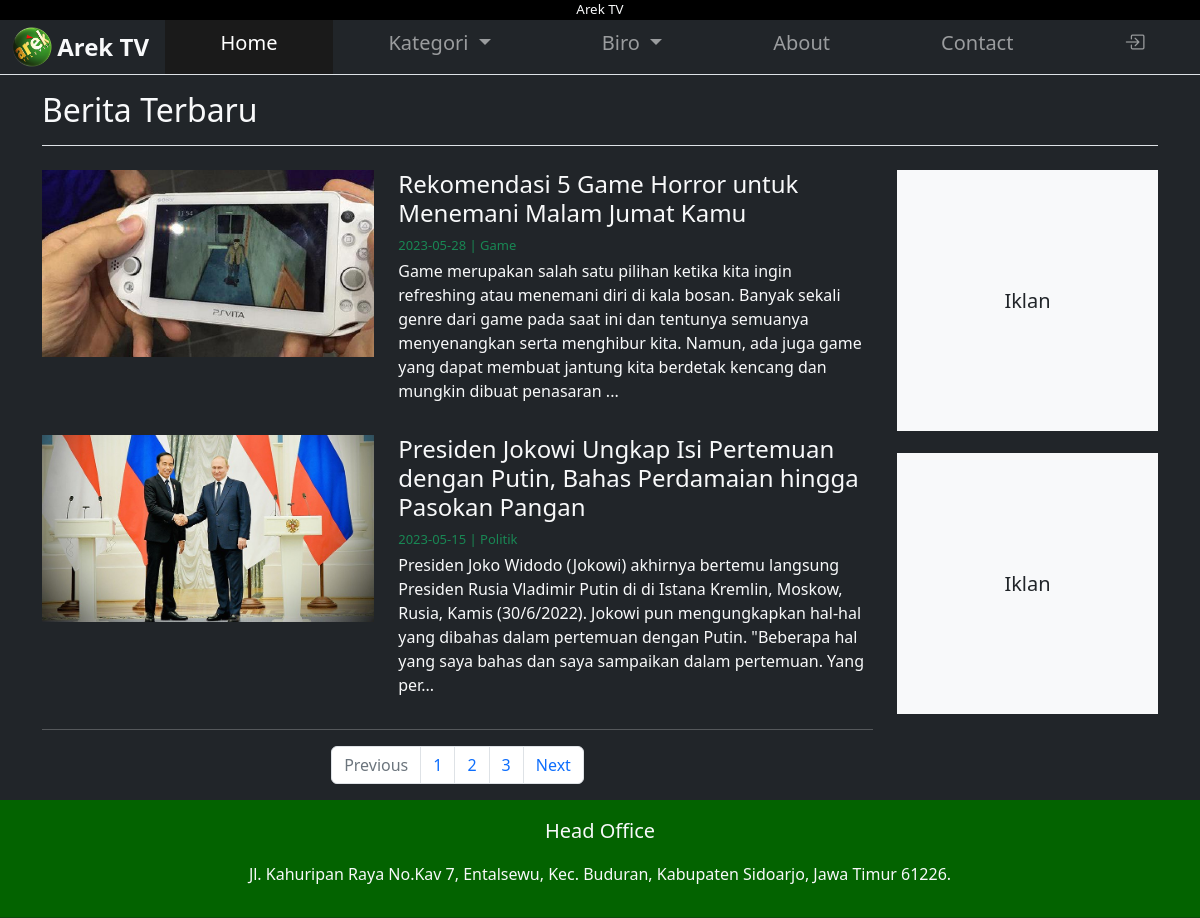
The app's page /index.php/home/berita with its own data.
### tables this page shows
CREATE TABLE `berita` (
  `id_berita` int(20) NOT NULL,
  `judul_berita` text DEFAULT NULL,
  `slug_berita` varchar(255) NOT NULL,
  `id_kategori` int(20) DEFAULT NULL,
  `reporter` varchar(225) DEFAULT NULL,
  `tgl` date NOT NULL,
  `gambar` varchar(225) DEFAULT NULL,
  `sumber_gambar` varchar(225) DEFAULT NULL,
  `keterangan` text DEFAULT NULL
);

CREATE TABLE `kategori` (
  `id_kategori` int(20) NOT NULL,
  `nama_kategori` varchar(255) DEFAULT NULL
);

### application/views/frontend/layouts/_content.php (called while the page is built)
<?php
if($isi){
    $this->load->view($isi);
}

### application/views/frontend/layouts/app.php (called while the page is built)
<?php
require_once('_header.php');
require_once('_navbar.php');
require_once('_content.php');
require_once('_footer.php');

### application/controllers/home.php (called while the page is built, shortened)
<?php
class Home extends CI_Controller {
	public function __construct()
    {
        $this->load->model('m_home');
    }
	public function berita()
	{
		$this->load->library('pagination');
		$config['base_url'] = base_url('home/berita');
		$config['total_rows'] = count($this->M_home->total_berita());
		$config['per_page'] = 8;
		$config['uri_segmen'] =3;
		$limit= $config['per_page'];
		$start= ($this->uri->segment(3))? ($$this->uri->segment(3)): 0;
		$config['first_link'] = 'first';
		$config['last_link'] = 'last';
		$config['next_link'] = 'next';
		$config['prev_link'] = 'prev';
		$config['full_tag_open'] = '<div class="pagination d-flex justify-content-center align-items-center">';
		$config['num_tag_open'] ='<li>';
		$config['num_tag_close'] = '</li>';
		$config['cur_tag_open'] = '<li class="active"><a>';
		$config['cur_tag_close'] = '</a></li>';
		$config['next_tag_open'] = '<li>';
		$config['next_tag_close'] = '</li>';
		$config['prev_tag_open'] = '<li>';
		$config['prev_tag_close'] = '</li>';
		$config['first_tag_open'] = '<li>';
		$config['first_tag_close'] = '</li>';
		$config['last_tag_open'] = '<li>';
		$config['last_tag_close'] = '</li>';
		$config['full_tag_close'] = '</div>';
		$this->pagination->initialize($config);
		$data = array(
			'pagination' => $this->pagination->create_links(),
			'berita'	=> $this->m_home->berita($limit,$start),
			'title' => 'Berita',
			'isi'   => 'frontend/berita'
		);
		$this->load->view('frontend/layouts/app',$data,false);
	}
}

### index.php (called while the page is built, shortened)
<?php
require_once BASEPATH.'core/CodeIgniter.php';

### application/config/config.php (called while the page is built, shortened)
<?php
$config['base_url'] = 'http://localhost/AREKTV/';
$config['index_page'] = '';
$config['uri_protocol']	= 'REQUEST_URI';
$config['url_suffix'] = '';
$config['language']	= 'english';
$config['charset'] = 'UTF-8';
$config['enable_hooks'] = FALSE;
$config['subclass_prefix'] = 'MY_';
$config['composer_autoload'] = FALSE;
$config['permitted_uri_chars'] = 'a-z 0-9~%.:_\-';
$config['enable_query_strings'] = FALSE;
$config['controller_trigger'] = 'c';
$config['function_trigger'] = 'm';
$config['directory_trigger'] = 'd';
$config['allow_get_array'] = TRUE;
$config['log_threshold'] = 0;
$config['log_path'] = '';
$config['log_file_extension'] = '';
$config['log_file_permissions'] = 0644;
$config['log_date_format'] = 'Y-m-d H:i:s';
$config['error_views_path'] = '';
$config['cache_path'] = '';
$config['cache_query_string'] = FALSE;
$config['encryption_key'] = '';
$config['sess_driver'] = 'files';
$config['sess_cookie_name'] = 'ci_session';
$config['sess_samesite'] = 'Lax';
$config['sess_expiration'] = 7200;
$config['sess_save_path'] = NULL;
$config['sess_match_ip'] = FALSE;
$config['sess_time_to_update'] = 300;
$config['sess_regenerate_destroy'] = FALSE;
$config['cookie_prefix']	= '';
$config['cookie_domain']	= '';
$config['cookie_path']		= '/';
$config['cookie_secure']	= FALSE;
$config['cookie_httponly'] 	= FALSE;
$config['cookie_samesite'] 	= 'Lax';
$config['standardize_newlines'] = FALSE;
$config['global_xss_filtering'] = FALSE;
$config['csrf_protection'] = FALSE;
$config['csrf_token_name'] = 'csrf_test_name';
$config['csrf_cookie_name'] = 'csrf_cookie_name';
$config['csrf_expire'] = 7200;
$config['csrf_regenerate'] = TRUE;
$config['csrf_exclude_uris'] = array();
$config['compress_output'] = FALSE;
$config['time_reference'] = 'local';
$config['rewrite_short_tags'] = FALSE;
$config['proxy_ips'] = '';

### application/models/M_home.php (called while the page is built, shortened)
<?php
class M_home extends CI_Model
{
 public function berita($limit,$start){
        $this->db->select('*');
        $this->db->from('berita');
        $this->db->join('kategori','kategori.id_kategori = berita.id_kategori','left' );
        $this->db->order_by('id_berita','DESC');
		$this->db->limit($limit,$start);
        return $this->db->get()->result();
    }
	public function total_berita()
	{
		$this->db->select('*');
        $this->db->from('berita');
		$this->db->join('kategori','kategori.id_kategori = berita.id_kategori','left' );
        $this->db->order_by('id_berita','DESC');
		return $this->db->get()->result();
	}
	public function data_kategori(){
        $this->db->select('*');
        $this->db->from('kategori');
        $this->db->order_by('id_kategori','DESC');
        return $this->db->get()->result();
    }
	public function data_biro(){
		$this->db->select('*');
		$this->db->from('biro');
		$this->db->order_by('id_biro','DESC');
		return $this->db->get()->result();
	}
}

### application/views/frontend/berita.php (the view, shortened to what this page needs)
 <section class="bg-dark text-light">
   <div class="container">
   <h2 class="text-light py-3 border-bottom">Berita Terbaru</h2>
     <div class="row">
       <div class="col-lg-9">
<?php foreach ($berita as $key => $value) { ?>
         <div class="row align-items-top my-3 position-relative">
           <div class="col-5">
             <img src="<?= base_url('gambar_berita/'.$value->gambar); ?>" alt="" class="img-fluid feed-image d-inline-block">
           </div>
           <div class="col-7">
             <h1 class="h4"><?= $value->judul_berita?></h1>
             <p class="feed-text"><?= $value->tgl?>  | <?= $value->nama_kategori?></p>
             <p class="d-none d-md-block"><?= substr(strip_tags($value->keterangan),0,300) ?>...</p>
           </div>
         </div>
				<?php } ?>
         <hr>
				<nav aria-label="Page navigation example">
				<ul class="pagination justify-content-center">
					<li class="page-item disabled">
						<a class="page-link" href="#" tabindex="-1" aria-disabled="true">Previous</a>
					</li>
					<li class="page-item"><a class="page-link" href="#">1</a></li>
					<li class="page-item"><a class="page-link" href="#">2</a></li>
					<li class="page-item"><a class="page-link" href="#">3</a></li>
					<li class="page-item">
						<a class="page-link" href="#">Next</a>
					</li>
				</ul>
			</nav>
       </div>
       <div class="col-lg-3">
         <aside class="trending mb-3">
           <div class="weather-thumbnail my-3 d-inline-block iklan text-dark bg-light">
             <div class="lead iklan-text">Iklan</div>
           </div>
           <div class="d-inline-block iklan text-dark bg-light">
             <div class="lead iklan-text">Iklan</div>
           </div>
         </aside>
       </div>
     </div>
   </div>
 </section>

### assets/frontend/css/style.css (style rules this page uses)
html, body { width: 100%; height: 100%; margin: 0px; padding: 0px; overflow-x: hidden; }
hr { border-style: groove; }
.feed-image { width: 100%; aspect-ratio: 16 / 9; object-fit: cover; object-position: center; overflow: hidden; }
.feed-text { font-size: small; margin: 0.25rem 0; color: #198754; }
.iklan { width: 100%; aspect-ratio: 1 / 1; position: relative; }
.iklan-text { position: absolute; top: 50%; left: 50%; transform: translate(-50%, -50%); }
.trending { position: sticky; top: 1px; }

### records on screen
berita: gambar (picture), judul_berita "Rekomendasi 5 Game Horror untuk Menemani Malam Jumat Kamu", tgl "2023-05-28", id_kategori.nama_kategori "Game", keterangan "Game merupakan salah satu pilihan ketika kita ingin refreshing atau menemani diri di kala bosan. Banyak sekali genre dari game pada saat ini dan tentunya semuanya menyenangkan serta menghibur kita. Namun, ada juga game yang dapat membuat jantung kita berdetak kencang dan mungkin dibuat penasaran"
berita: gambar (picture), judul_berita "Presiden Jokowi Ungkap Isi Pertemuan dengan Putin, Bahas Perdamaian hingga Pasokan Pangan", tgl "2023-05-15", id_kategori.nama_kategori "Politik", keterangan "Presiden Joko Widodo (Jokowi) akhirnya bertemu langsung Presiden Rusia Vladimir Putin di di Istana Kremlin, Moskow, Rusia, Kamis (30/6/2022). Jokowi pun mengungkapkan hal-hal yang dibahas dalam pertemuan dengan Putin. \"Beberapa hal yang saya bahas dan saya sampaikan dalam pertemuan. Yang per"
